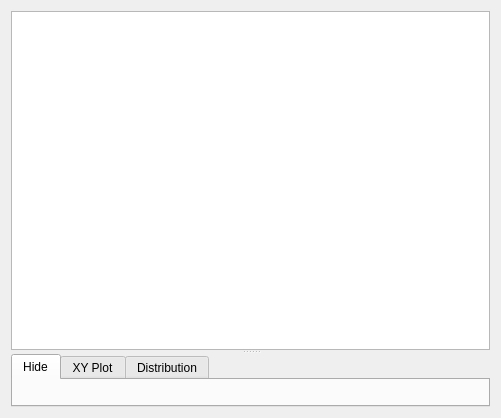
<?xml version="1.0" encoding="UTF-8"?>
<ui version="4.0">
 <class>QueryModelView</class>
 <widget class="QWidget" name="QueryModelView">
  <property name="geometry">
   <rect>
    <x>0</x>
    <y>0</y>
    <width>501</width>
    <height>418</height>
   </rect>
  </property>
  <property name="windowTitle">
   <string>Form</string>
  </property>
  <layout class="QVBoxLayout" name="verticalLayout_3">
   <item>
    <widget class="QSplitter" name="splitter">
     <property name="orientation">
      <enum>Qt::Orientation::Vertical</enum>
     </property>
     <widget class="QTableView" name="table">
      <property name="contextMenuPolicy">
       <enum>Qt::ContextMenuPolicy::CustomContextMenu</enum>
      </property>
     </widget>
     <widget class="QTabWidget" name="tabs">
      <property name="currentIndex">
       <number>0</number>
      </property>
      <widget class="QWidget" name="tab">
       <attribute name="title">
        <string>Hide</string>
       </attribute>
      </widget>
      <widget class="QWidget" name="tab_3">
       <attribute name="title">
        <string>XY Plot</string>
       </attribute>
       <layout class="QVBoxLayout" name="verticalLayout">
        <property name="leftMargin">
         <number>0</number>
        </property>
        <property name="topMargin">
         <number>0</number>
        </property>
        <property name="rightMargin">
         <number>0</number>
        </property>
        <property name="bottomMargin">
         <number>0</number>
        </property>
        <item>
         <widget class="XYPlot2" name="xy" native="true"/>
        </item>
       </layout>
      </widget>
      <widget class="QWidget" name="tab_2">
       <attribute name="title">
        <string>Distribution</string>
       </attribute>
       <layout class="QVBoxLayout" name="verticalLayout_2">
        <property name="leftMargin">
         <number>0</number>
        </property>
        <property name="topMargin">
         <number>0</number>
        </property>
        <property name="rightMargin">
         <number>0</number>
        </property>
        <property name="bottomMargin">
         <number>0</number>
        </property>
        <item>
         <widget class="DistributionPlot" name="distribution" native="true"/>
        </item>
       </layout>
      </widget>
     </widget>
    </widget>
   </item>
  </layout>
 </widget>
 <customwidgets>
  <customwidget>
   <class>DistributionPlot</class>
   <extends>QWidget</extends>
   <header>distributionplot.h</header>
   <container>1</container>
  </customwidget>
  <customwidget>
   <class>XYPlot2</class>
   <extends>QWidget</extends>
   <header>xyplot2.h</header>
   <container>1</container>
  </customwidget>
 </customwidgets>
 <resources/>
 <connections/>
</ui>
